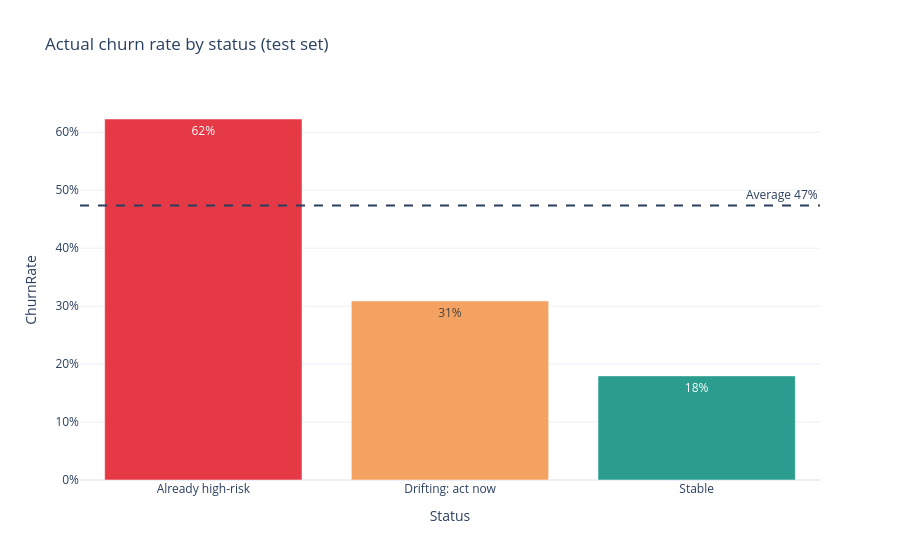
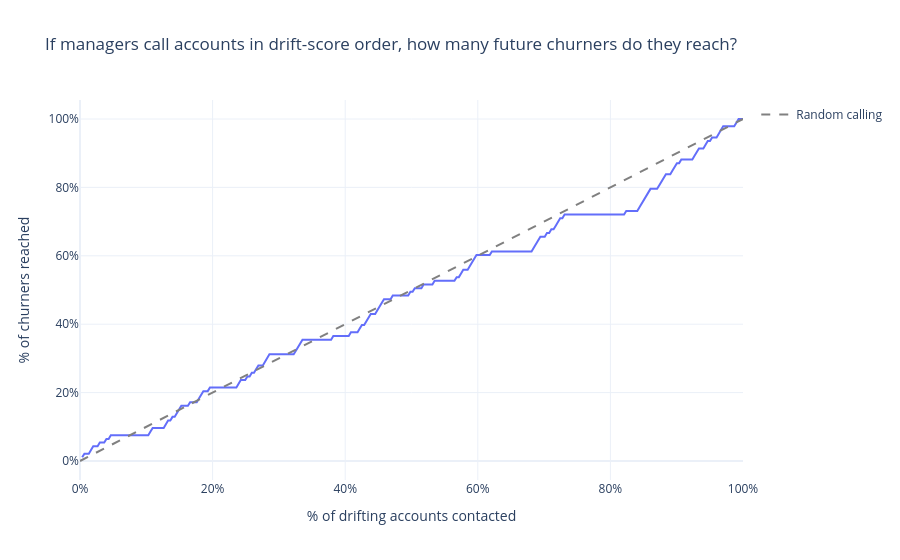

Here is the notebook cell these charts were saved with, in order:
### Markdown cell above
## Flag actually matters?

### Code cell
# =====================================================
# 6. DOES THE FLAG ACTUALLY MATTER? (validate on real outcomes)
#    A flag is only useful if flagged customers churn more than the rest.
# =====================================================
status_summary = (scored.groupby("Status")
                        .agg(Customers=("CustomerID", "count"),
                             ChurnRate=("Churn", "mean"))
                        .reset_index())
base = scored["Churn"].mean()
status_summary["Lift_vs_avg"] = (status_summary["ChurnRate"] / base).round(2)
print("\nValidation on test set (baseline churn = {:.1%}):".format(base))
print(status_summary)

fig = px.bar(status_summary, x="Status", y="ChurnRate",
             text=status_summary["ChurnRate"].map("{:.0%}".format),
             color="Status",
             color_discrete_map={"Stable": "#2a9d8f",
                                 "Drifting: act now": "#f4a261",
                                 "Already high-risk": "#e63946"},
             title="Actual churn rate by status (test set)")
fig.add_hline(y=base, line_dash="dash", annotation_text=f"Average {base:.0%}")
fig.update_layout(template="plotly_white", yaxis_tickformat=".0%", showlegend=False)
fig.show()

# Capacity view: account managers can only call N accounts per week.
# Rank drifting accounts by score and check precision of the top N.
drifters = scored[scored["Drifting"]].sort_values("DriftScore", ascending=False)
top_n = drifters.head(CAPACITY_PER_WEEK)
print(f"\nTop {len(top_n)} drifting accounts -> actual churn rate: {top_n['Churn'].mean():.1%} "
      f"(vs {base:.1%} overall)")

# Lift curve across all drifting accounts
drifters = drifters.reset_index(drop=True)
drifters["CumChurnCaptured"] = drifters["Churn"].cumsum() / max(drifters["Churn"].sum(), 1)
drifters["PctContacted"] = (drifters.index + 1) / len(drifters)
fig = px.line(drifters, x="PctContacted", y="CumChurnCaptured",
              title="If managers call accounts in drift-score order, how many future churners do they reach?")
fig.add_trace(go.Scatter(x=[0, 1], y=[0, 1], mode="lines",
                         line=dict(dash="dash", color="grey"), name="Random calling"))
fig.update_layout(template="plotly_white", xaxis_tickformat=".0%", yaxis_tickformat=".0%",
                  xaxis_title="% of drifting accounts contacted",
                  yaxis_title="% of churners reached")
fig.show()

### Figure 1 — Plotly figure (JSON) as saved in the notebook; plotly's stock layout.template omitted (floating-point values rounded to 4 significant figures)
{"data": [{"hovertemplate": "Status=%{x}<br>ChurnRate=%{y}<br>text=%{text}<extra></extra>", "legendgroup": "Already high-risk", "marker": {"color": "#e63946", "pattern": {"shape": ""}}, "name": "Already high-risk", "orientation": "v", "showlegend": true, "text": ["62%"], "textposition": "auto", "type": "bar", "x": ["Already high-risk"], "xaxis": "x", "y": [0.6229], "yaxis": "y"}, {"hovertemplate": "Status=%{x}<br>ChurnRate=%{y}<br>text=%{text}<extra></extra>", "legendgroup": "Drifting: act now", "marker": {"color": "#f4a261", "pattern": {"shape": ""}}, "name": "Drifting: act now", "orientation": "v", "showlegend": true, "text": ["31%"], "textposition": "auto", "type": "bar", "x": ["Drifting: act now"], "xaxis": "x", "y": [0.309], "yaxis": "y"}, {"hovertemplate": "Status=%{x}<br>ChurnRate=%{y}<br>text=%{text}<extra></extra>", "legendgroup": "Stable", "marker": {"color": "#2a9d8f", "pattern": {"shape": ""}}, "name": "Stable", "orientation": "v", "showlegend": true, "text": ["18%"], "textposition": "auto", "type": "bar", "x": ["Stable"], "xaxis": "x", "y": [0.1796], "yaxis": "y"}], "layout": {"annotations": [{"showarrow": false, "text": "Average 47%", "x": 1, "xanchor": "right", "xref": "x domain", "y": 0.4737, "yanchor": "bottom", "yref": "y"}], "barmode": "relative", "legend": {"title": {"text": "Status"}, "tracegroupgap": 0}, "shapes": [{"line": {"dash": "dash"}, "type": "line", "x0": 0, "x1": 1, "xref": "x domain", "y0": 0.4737, "y1": 0.4737, "yref": "y"}], "showlegend": false, "title": {"text": "Actual churn rate by status (test set)"}, "xaxis": {"anchor": "y", "categoryarray": ["Already high-risk", "Drifting: act now", "Stable"], "categoryorder": "array", "domain": [0, 1], "title": {"text": "Status"}}, "yaxis": {"anchor": "x", "domain": [0, 1], "tickformat": ".0%", "title": {"text": "ChurnRate"}}}}

### Figure 2 — Plotly figure (JSON) as saved in the notebook; plotly's stock layout.template omitted (floating-point values rounded to 4 significant figures; data arrays with more than 128 entries replaced by an {"elided": "..."} marker saying what was removed)
{"data": [{"hovertemplate": "PctContacted=%{x}<br>CumChurnCaptured=%{y}<extra></extra>", "legendgroup": "", "line": {"color": "#636efa", "dash": "solid"}, "marker": {"symbol": "circle"}, "mode": "lines", "name": "", "orientation": "v", "showlegend": false, "type": "scatter", "x": {"elided": "301 float values"}, "xaxis": "x", "y": {"elided": "301 float values"}, "yaxis": "y"}, {"line": {"color": "grey", "dash": "dash"}, "mode": "lines", "name": "Random calling", "type": "scatter", "x": [0, 1], "y": [0, 1]}], "layout": {"legend": {"tracegroupgap": 0}, "title": {"text": "If managers call accounts in drift-score order, how many future churners do they reach?"}, "xaxis": {"anchor": "y", "domain": [0, 1], "tickformat": ".0%", "title": {"text": "% of drifting accounts contacted"}}, "yaxis": {"anchor": "x", "domain": [0, 1], "tickformat": ".0%", "title": {"text": "% of churners reached"}}}}
